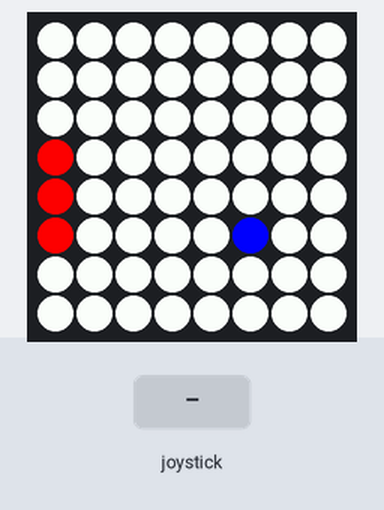
This program was run on a simulated Raspberry Pi (BCM pin numbers) with a Sense HAT. On the bench: the Sense HAT's 8×8 RGB LED matrix. The inputs (shaded band) are chosen by the test bench. The 64×8 strip is a reading aid, not a part: it shows the text the matrix is scrolling, unrolled, one strip-width of it at a time.

Above: at 1.2 s.
1.3 s: joystick pushed up
At 1.67 s:
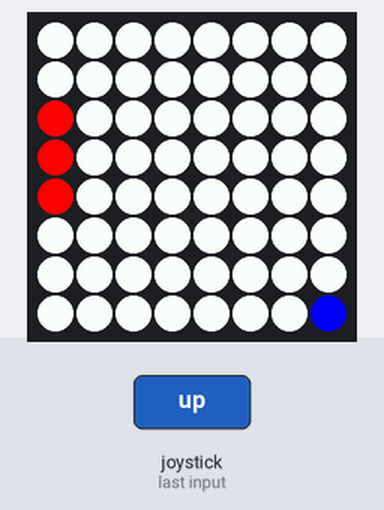
At 2.28 s:
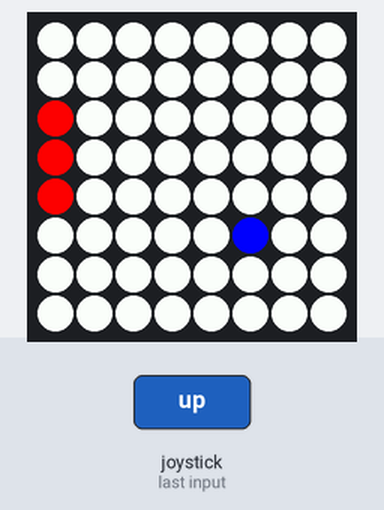

The program:

Opgave_1_Ping_pong.py
```python
from sense_hat import SenseHat
from time import sleep


sense = SenseHat()


white = (255, 255, 255)
sense.clear(white)
red = (255, 0, 0)
blue = (0, 0, 255)
bat_y = 4
bat_x = 0
ball_position = [3, 3]
ball_velocity = [1, 1]


#Functions --------------------------------
def draw_bat():
  sense.set_pixel(bat_x, bat_y, red)
  sense.set_pixel(bat_x, bat_y + 1, red)
  sense.set_pixel(bat_x, bat_y - 1, red)

def move_up(event):
    global bat_y

    if event.action == 'pressed' and bat_y > 1:
        bat_y -= 1

def move_down(event):
    global bat_y

    if event.action == 'pressed' and bat_y < 6:
        bat_y += 1

def draw_ball():
    sense.set_pixel(ball_position[0], ball_position[1], blue)
    ball_position[0] += ball_velocity[0]
    if ball_position[0] == 7 or ball_position[0] == 0:
        ball_velocity[0] = -ball_velocity[0]

    ball_position[1] += ball_velocity[1]
    if ball_position[1] == 7 or ball_position[1] == 0:
        ball_velocity[1] = -ball_velocity[1]

    if ball_position[0] == 1 and (bat_y - 1) <= ball_position[1] <= (bat_y + 1):
        ball_velocity[0] = -ball_velocity[0]

    if ball_position[0] == 0:
        sense.show_message("You Lose")
# Main program ------------------------------
sense.stick.direction_up = move_up
sense.stick.direction_down = move_down
while True:
    draw_bat()
    sleep(0.30)
    sense.clear(white)
    draw_ball()
```

Measured:
- after the input at 1.3 s, the LEDs: change after 0.23 s (image 1)
